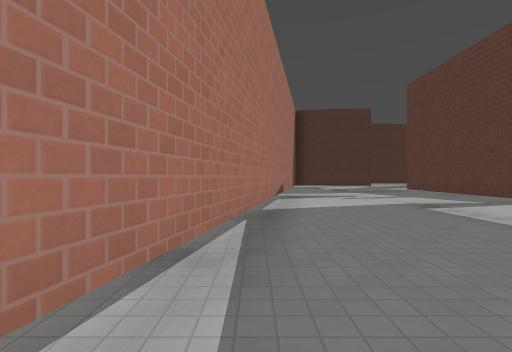
view 1 (above)

23 first-person views from a walk through a 3-D level made in the Godot game engine. The camera is 1.5 m above the floor, looks level and sees 85° across. The floor is counted in squares, 2 m on a side. Each view is taken from the middle of a square. On the plan, view 1 faces up. The plan holds only what a view shows up to about 10 squares ahead; the rest is blank. The place goes on beyond the plan. Characters and animated objects are not drawn. Surface patterns are stand-ins for the level's own textures.

view 2
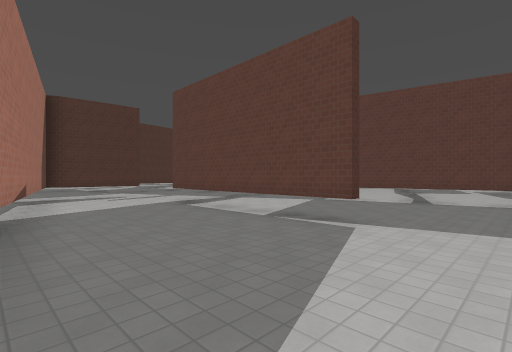

view 3
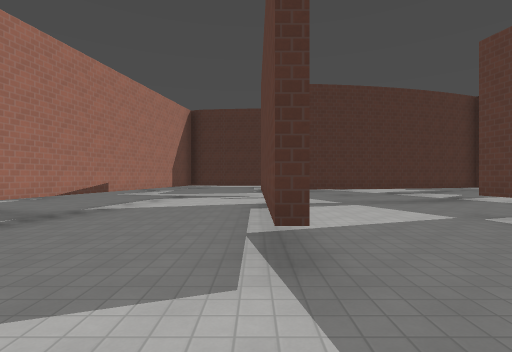

view 4
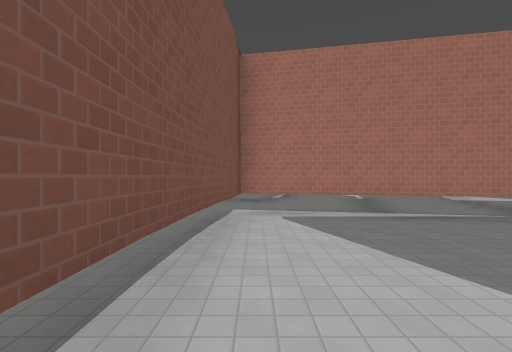

view 5
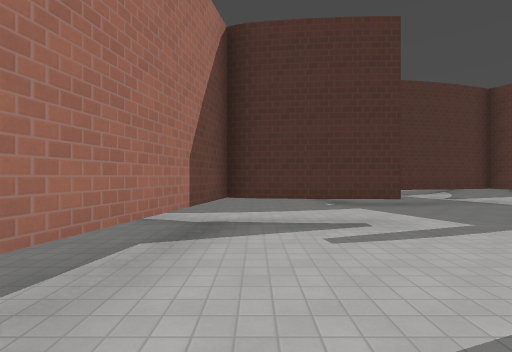

view 6
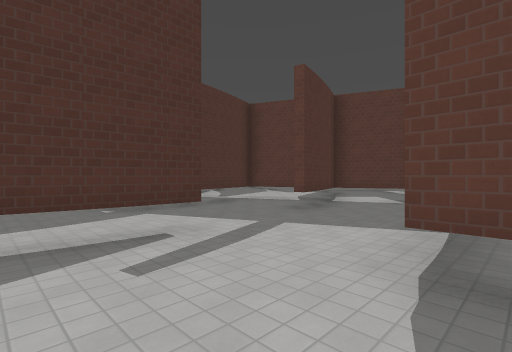

view 7
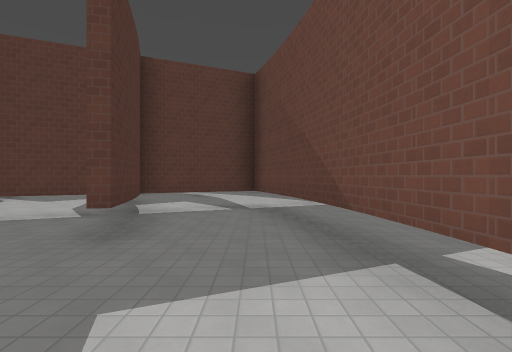

view 8
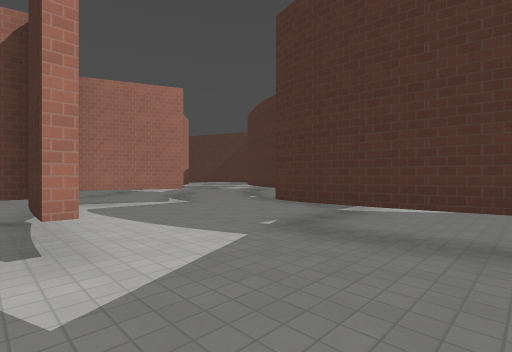

view 9
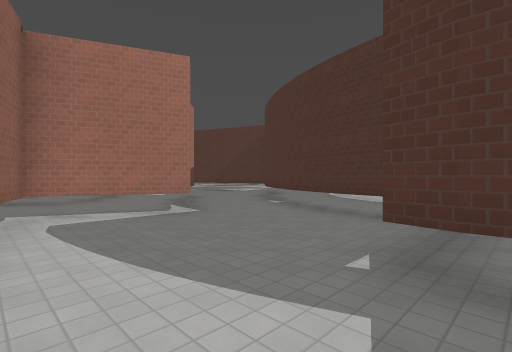

view 10
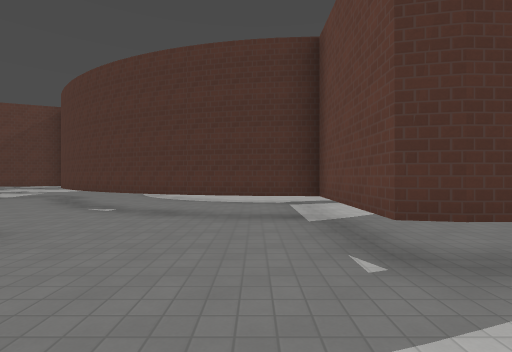

view 11
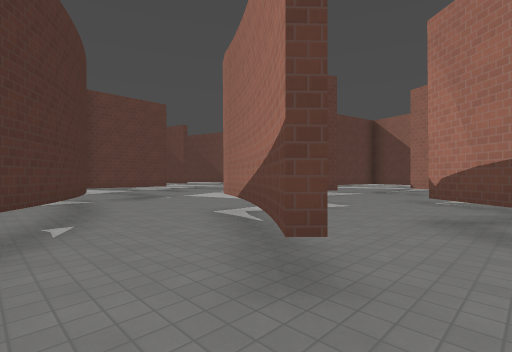

view 12
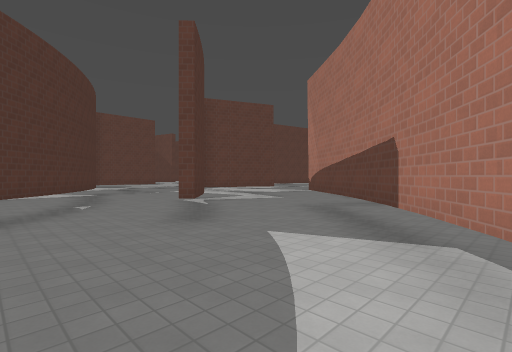

view 13
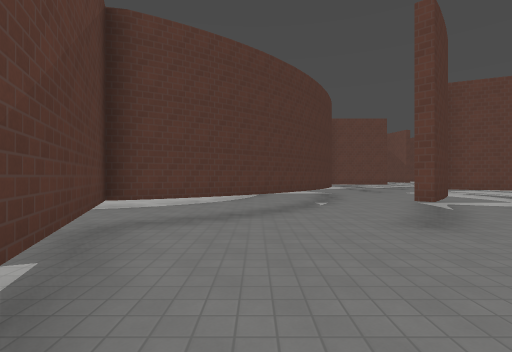

view 14
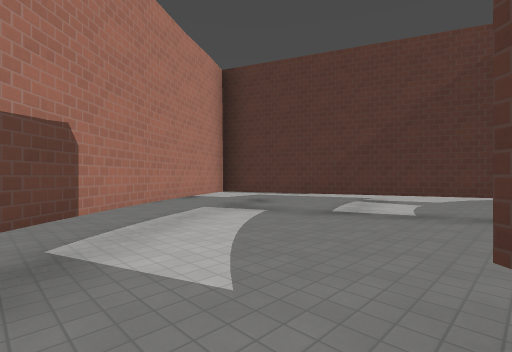

view 15
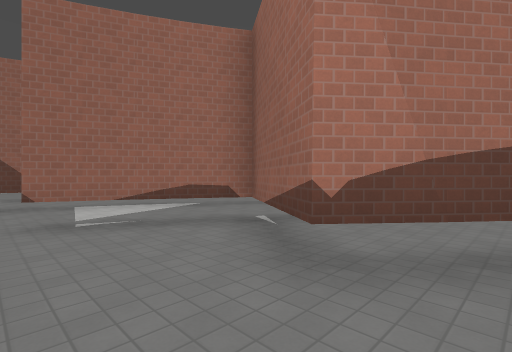

view 16
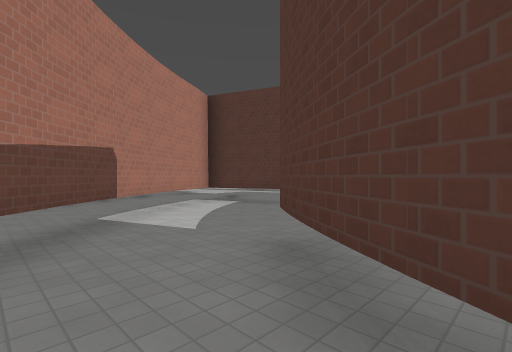

view 17
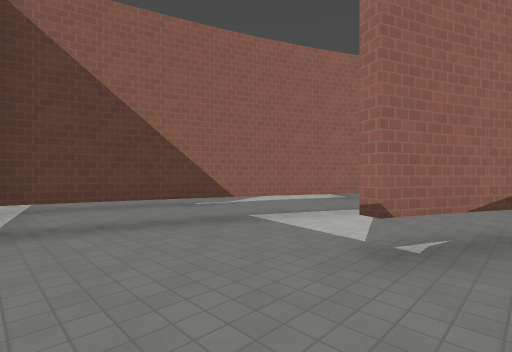

view 18
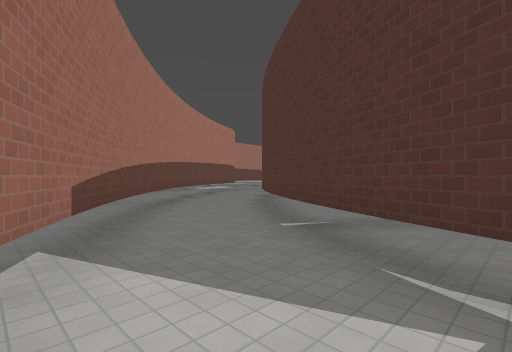

view 19
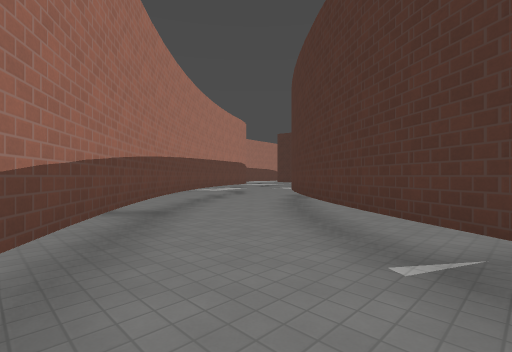

view 20
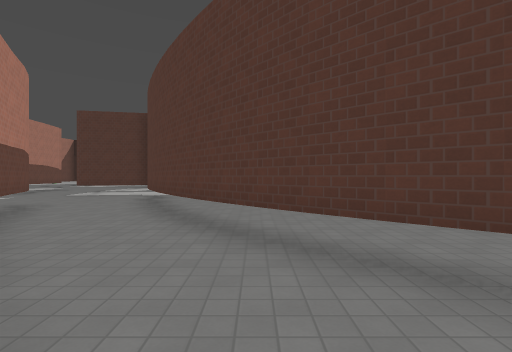

view 21
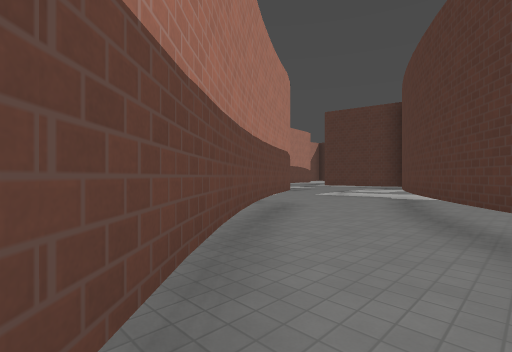

view 22
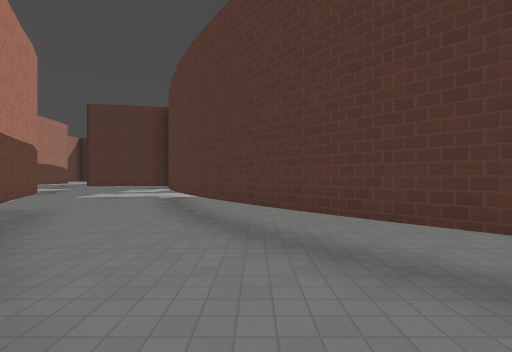

view 23
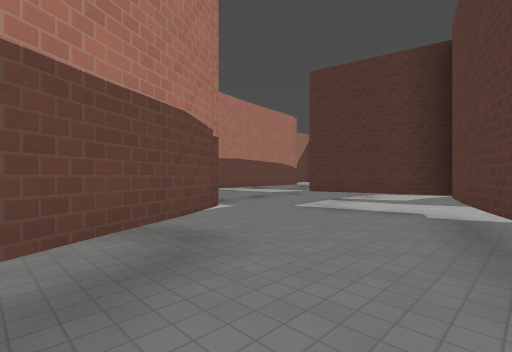

### Floor plan
Key: @ floor where view 1 was taken; # wall or solid block; . floor; T thing the floor can be seen under or through.
Columns run from 15 left of view 1 to 14 right of it. Each row starts with its distance up from view 1.
 27          ..
 26 ..      ...
 25 ..      ...
 24 ..      ...
 23 ...  ..  ..    ..
 22 ........ ..... ..
 21 TTT.. .. TTT..  .....
 20 ..T.. TTTT. T..  ....
 19 ..TT..T.....TT..
 18 ...T..T......TT....
 17 #..TT. T......TTT.. ...
 16 ##..T..TT..##...TTTT... ......
 15  #..T#..TT..#TT....T... ......
 14  ##..##..TT...T....T..TTT...
 13   ##..##..TT..T....TTTT.T..
 12    #...#T.T...T.........TT
 11    ##...TTT...TTTT.....#TT...
 10     ##....TT....T TT.....TT...
  9      ###...TT...T.........T...
  8        ##.......T..TTTTTTT ..
  7         ###.... T..T......
  6            TTT.T...T......
  5               TT...T...T.
  4                T...T...T.
  3                T...T... T
  2               #.........T...
  1               #.........T...
  0               #@........T
 -1               ######

Positions as (right, up) in squares from view 1, and headings:
1: (0, 0), facing up
2: (0, 0), facing up-right
3: (4, 0), facing up
4: (5, 0), facing left
5: (2, 6), facing up
6: (2, 7), facing up-right
7: (4, 9), facing right
8: (7, 10), facing up-left
9: (5, 11), facing up-left
10: (3, 11), facing up
11: (-5, 18), facing down-right
12: (-8, 19), facing down-right
13: (-8, 19), facing right
14: (-4, 15), facing up-left
15: (-2, 14), facing down-left
16: (-2, 14), facing up-left
17: (0, 10), facing down-left
18: (-3, 7), facing up-left
19: (-5, 8), facing up-left
20: (-9, 10), facing up
21: (-10, 11), facing up-left
22: (-10, 11), facing up
23: (-12, 15), facing up-left
